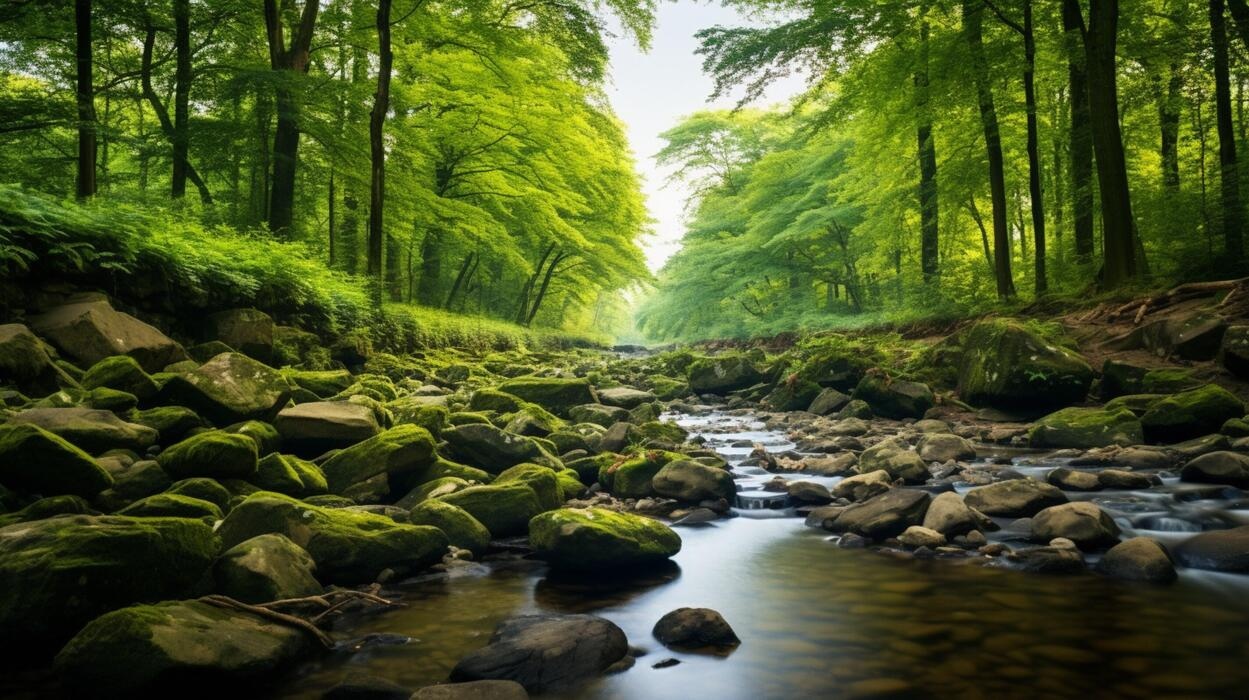
#> input picture sw/dupa/lab1/pictures/pic1.jpg, 1249 x 700 px, given in place of the camera
$ python zad1.py
#> lines starting #> are read from the running program, lines starting #| are printed output that depends on the picture
import cv2


def main():
    cap = cv2.VideoCapture(0)

    key = ord('a')
    while key != ord('q'):
        ret, frame = cap.read()
#> frame is the input picture: shape (700, 1249, 3); mean B, G, R 40.9, 85.5, 74.3

        img_gray = cv2.cvtColor(frame, cv2.COLOR_BGR2GRAY)
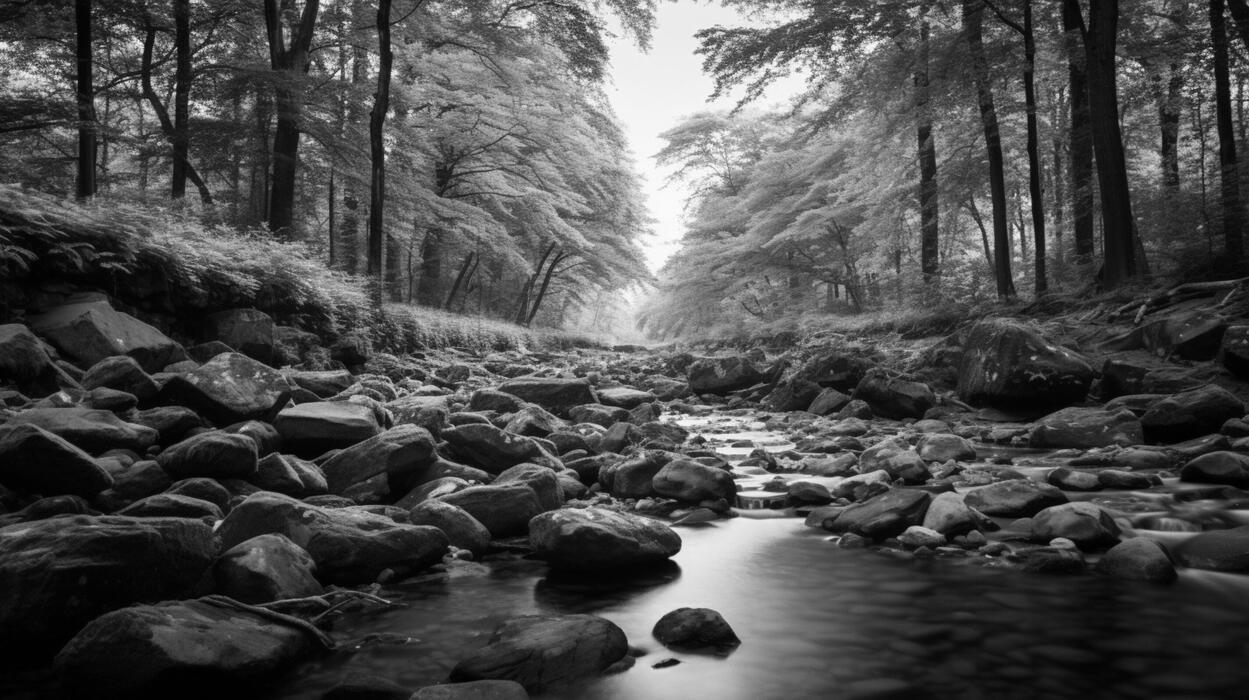
#> img_gray: shape (700, 1249); min 0, max 255, mean 77.1
        img_filtered = cv2.GaussianBlur(img_gray, (7, 7), 1.5)
        img_edges = cv2.Canny(img_filtered, 0, 30, 3)
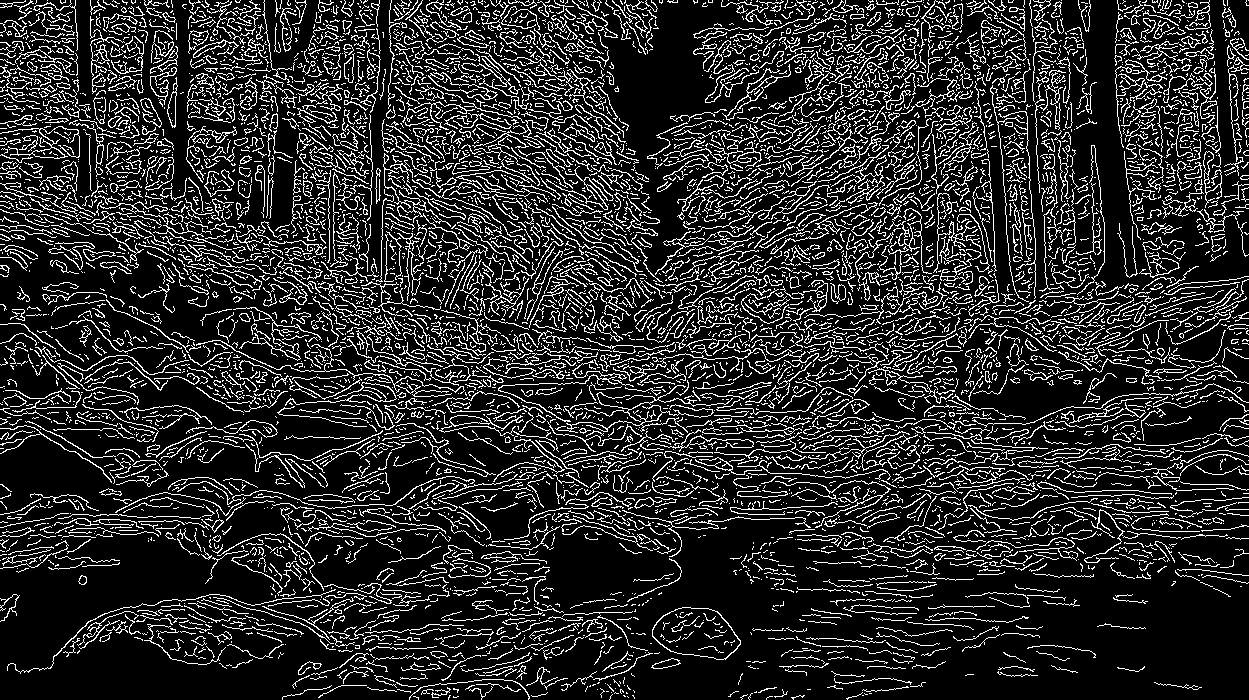
#> img_edges: shape (700, 1249); 16.6% white in thin lines or dots

        cv2.imshow('result', img_edges)
        key = cv2.waitKey(30)
#> (key q is pressed here)

    cap.release()
    cv2.destroyAllWindows()


if __name__ == '__main__':
    main()

$ run again, on sw/dupa/lab1/pictures/pic2.webp
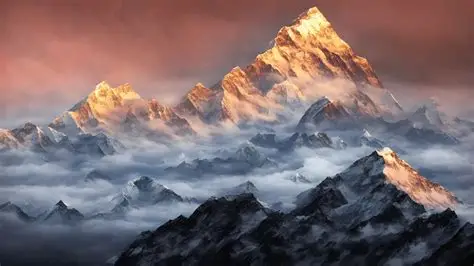
#> input picture sw/dupa/lab1/pictures/pic2.webp, 474 x 266 px, given in place of the camera
#> in main, frame is the input picture: shape (266, 474, 3); mean B, G, R 108, 105.4, 122.8
#> in main, `img_gray = cv2.cvtColor(frame, cv2.COLOR_BGR2GRAY)`:
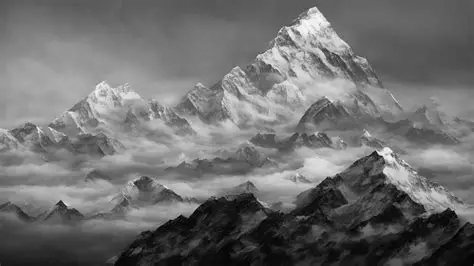
#> img_gray: shape (266, 474); min 0, max 252, mean 110.9
#> in main, `img_edges = cv2.Canny(img_filtered, 0, 30, 3)`:
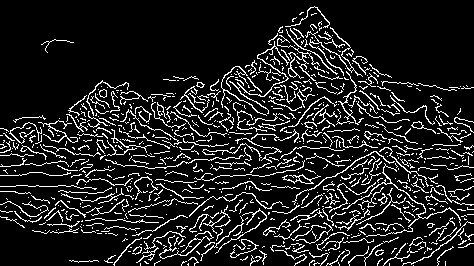
#> img_edges: shape (266, 474); 12.5% white in thin lines or dots
